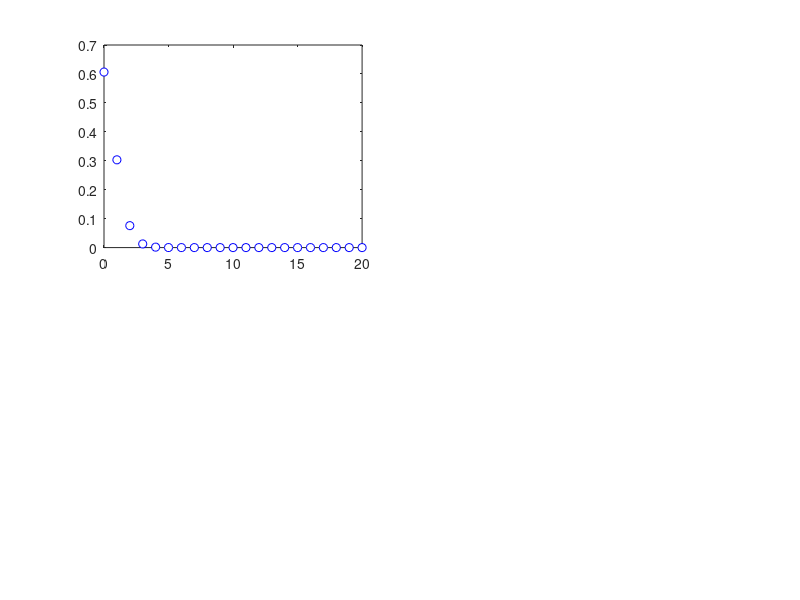

This figure's MATLAB source: (Note: this script raises an error after producing the figure.)
% Victor Z
% UW-Madison, 2020
% pdf and cdf of a Poisson RV

clc; clear all; close all hidden;

% compare for different lambda
 lambda=[1/2 5 10];
color=["black","black","black"];
marker=["o-","x-","d-"];

x=0:1:20;

figure(1)

% visualize pdf
subplot(2,2,1)
for k=1:length(lambda)
plot(x,poisspdf(x,lambda(k)),marker(k),'MarkerFaceColor','w','MarkerEdgeColor',color(k),'Color',color(k))
hold on
end
grid on
xlabel('$x$','Interpreter','latex','FontSize',14)
ylabel('$f(x)$','Interpreter','latex','FontSize',14)
lgd=legend('$\lambda=1/2$','$\lambda=5$','$\lambda=10$','Interpreter','latex','location','northeast')
lgd.FontSize = 10;

% visualize cdf
subplot(2,2,2)
for k=1:length(lambda)
plot(x,poisscdf(x,lambda(k)),marker(k),'MarkerFaceColor','w','MarkerEdgeColor',color(k),'Color',color(k))
hold on
end
grid on
xlabel('$x$','Interpreter','latex','FontSize',14)
ylabel('$F(x)$','Interpreter','latex','FontSize',14)
title('')

print -depsc pdfcdfpoisson.eps